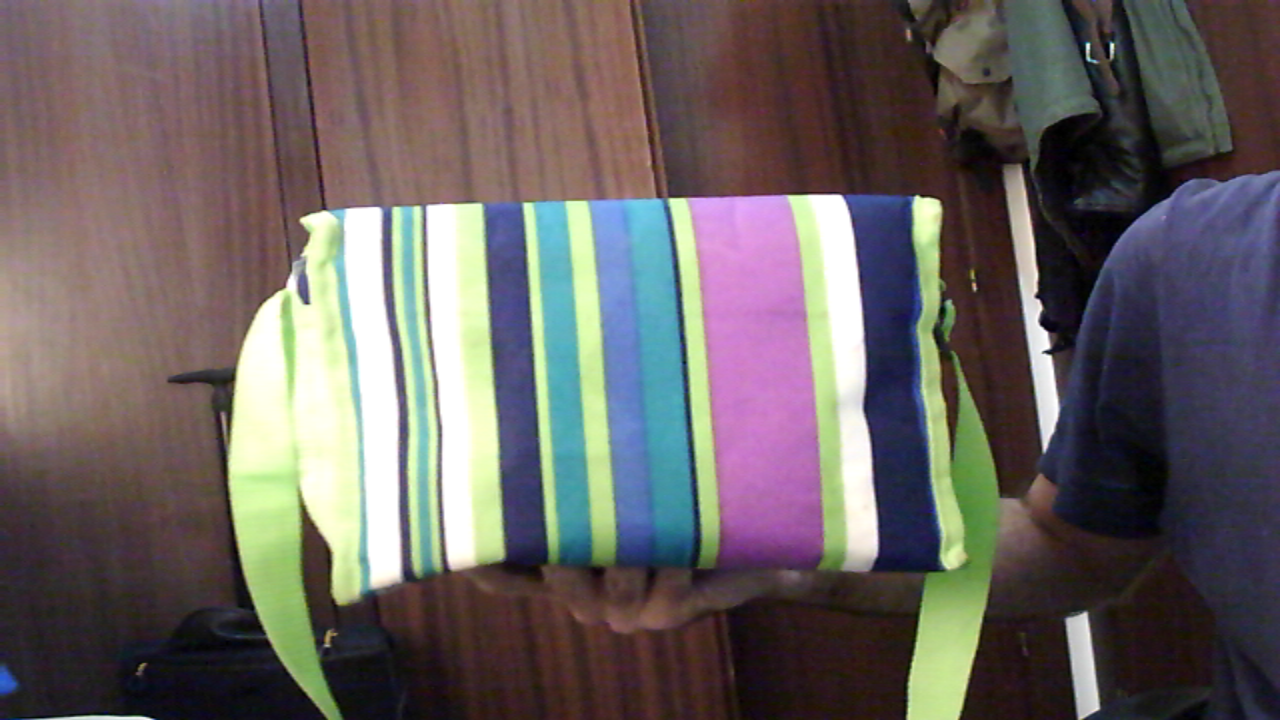
#> input picture code/bin/sets/02_set/images/left_image_1.png, 1280 x 720 px, found by its file name
$ python pica_1.py
#> lines starting #> are read from the running program, lines starting #| are printed output that depends on the picture
### code/Vision/Services/Matching/MatchInterestPointsWithOrb.py
import cv2
import numpy as np
import logging
import cProfile
from Vision.Components.GUI.Helpers import imShowTwoImages, drawlines
from datetime import datetime

class MatchInterestPointsWithOrb:
    def __init__(self, stereo_calibration):
        self.stereo_calibration = stereo_calibration
        self.orb_detector = cv2.ORB_create()

    def execute(self, image_a, image_b):
        image_a_borders = self.__get_border_image(image_a)
        image_b_borders = self.__get_border_image(image_b)

        image_a_borders_sampled = self.__remove_points(image_a_borders, 5)

        interest_points_a = np.array(cv2.findNonZero(image_a_borders_sampled), dtype=np.float32)
        interest_points_b, interest_points_b_by_row, interest_points_b_index = self.get_right_points_structure(image_b_borders)

        epilines_a = cv2.computeCorrespondEpilines(interest_points_a, 1, self.stereo_calibration['F'])
        epilines_a = epilines_a.reshape(-1, 3)

        pr = cProfile.Profile()
        pr.enable()
        points_left, points_right = self.__get_matched_points_with_image_b_map(
            interest_points_a,
            interest_points_b,
            interest_points_b_index,
            epilines_a,
            image_a,
            image_b
        )

        pr.disable()
        pr.print_stats()

        return points_left, points_right

    @staticmethod
    def __get_border_image(image):
        return cv2.Canny(image,100,200)

    @staticmethod
    def __remove_points(image, patch_size = 40):
        height, width = image.shape
        result = np.zeros((height, width), np.uint8)
        for row in range(10 + patch_size,height - (10 + patch_size)):
            for column in range(10 + patch_size,width - (10 + patch_size)):
                if image[row][column] == 255:
                    result[row][column] = 255
                    image[row-patch_size:row+patch_size,column-patch_size:column+patch_size] = 0

        return result

    @staticmethod
    def get_right_points_structure(border_image):
        non_zero_pixels = np.array(cv2.findNonZero(border_image), dtype=np.float32)
        non_zero_pixels_by_row = border_image.sum(axis=1) / 255
        non_zero_pixels_index = np.cumsum(non_zero_pixels_by_row)
        return non_zero_pixels, non_zero_pixels_by_row, non_zero_pixels_index

    def __get_matched_points_with_image_b_map(self, points_a, points_b, points_b_index, lines, image_a, image_b):
        height, width, depth = image_a.shape
        matches = []

        points_left = []
        points_right = []

        for line, point in zip(lines, points_a):
            limits = [
                int((-(0 * line[0]) - line[2]) / line[1]),
                int((-(width * line[0]) - line[2]) / line[1])
            ]
            limits[1] = limits[1] if limits[1] < image_a.shape[0] - 1 else image_a.shape[0] - 1
            limits[0] = limits[0] if limits[0] < image_a.shape[0] - 1 else image_a.shape[0] - 1
            limits.sort()

            interest_points_in_range = points_b[points_b_index[limits[0] - 1]:points_b_index[limits[1]]]

            line_function = np.array([
                [-line[0] / line[1]],
                [-1]
            ])

            new_array = np.dot(interest_points_in_range, line_function) - (line[2] / line[1])
            new_array = new_array.astype(int)
            if np.where(new_array == 0)[0].size is not 0:
                interest_points_in_line = np.unique(interest_points_in_range[np.where(new_array == 0)[0]], axis=0)

                key_point_1 = [cv2.KeyPoint(x[0][0], x[0][1], 1) for x in np.array([[[point[0][0], point[0][1]]]], dtype=np.float32)]
                key_points_in_line = [cv2.KeyPoint(x[0][0], x[0][1], 1) for x in interest_points_in_line]

                key_points_1, descriptors_1 = self.orb_detector.compute(image_a, np.array(key_point_1))
                key_points_2, descriptors_2 = self.orb_detector.compute(image_b, key_points_in_line)

                # Brute Force Matching
                if descriptors_1 is not None and descriptors_2 is not None:
                    bf = cv2.BFMatcher(cv2.NORM_HAMMING, crossCheck=True)
                    matches = bf.match(descriptors_1, descriptors_2)
                    matches = sorted(matches, key=lambda x: x.distance)

                    points_left.append(np.array([[key_point_1[0].pt[0], key_point_1[0].pt[1]]]))
                    points_right.append(np.array([[key_points_2[matches[0].queryIdx].pt[0], key_points_2[matches[0].queryIdx].pt[1]]]))

        return np.array(points_left), np.array(points_right)

    # [5 lines left out: function __match_column_patch, not called in this run]

    @staticmethod
    def __get_image_patch(image, position_x, position_y, height, width, depth = 1):
        return image[int(position_x-width):int(position_x+width), int(position_y-height):int(position_y+height), :]

### code/Commands/pica_1.py
import cv2
import yaml
import numpy as np

from Vision.Components.Reconstruction.Reconstructor3D import Reconstructor3D
from Vision.Services.Matching.MatchInterestPointsWithOrb import MatchInterestPointsWithOrb


if __name__ == '__main__':
    image_a = cv2.imread('bin/sets/set_10y_center/images/left_image_1.png')
#> image_a is the input picture: shape (720, 1280, 3); mean B, G, R 97, 97.8, 105
    image_b = cv2.imread('bin/sets/set_10y_center/images/right_image_1.png')
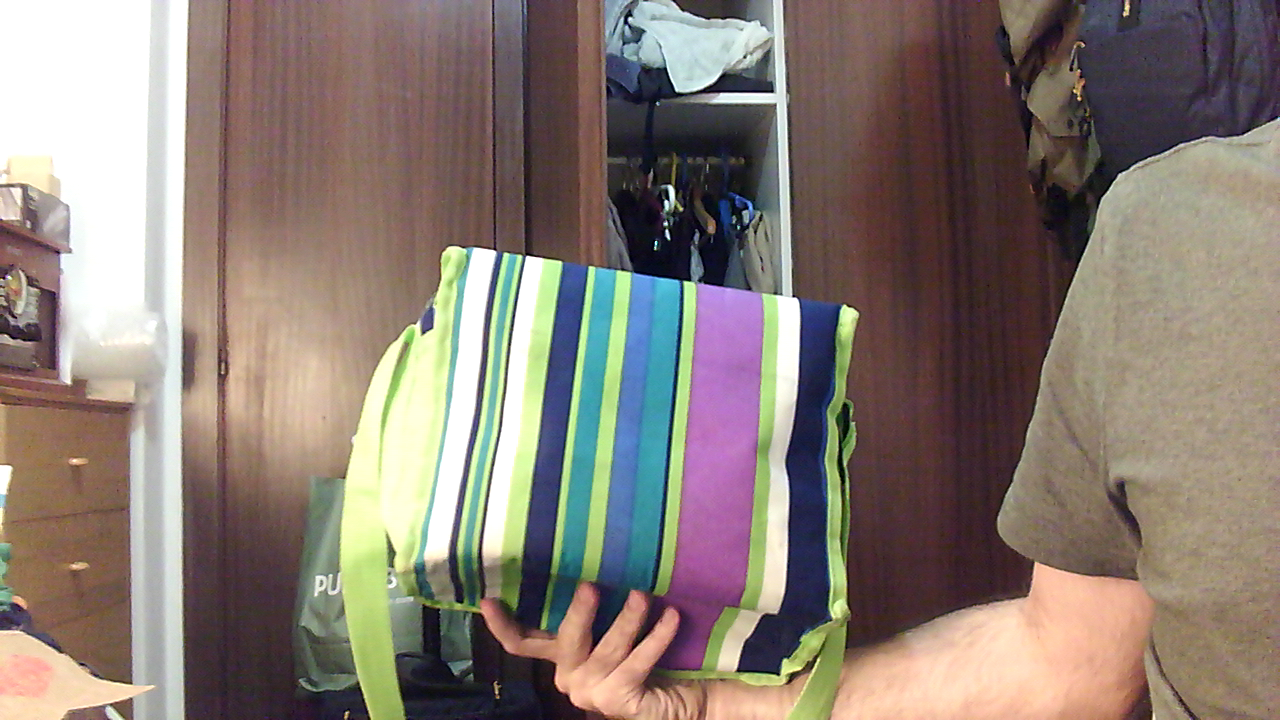
#> input picture code/bin/sets/04_set/images/right_image_1.png, 1280 x 720 px, found by its file name
#> image_b is the input picture: shape (720, 1280, 3); mean B, G, R 115.8, 124.3, 137

    with open("bin/sets/set_10y_center/calibrated_camera.yml", 'r') as stream:
        try:
            data = yaml.load(stream, Loader=yaml.UnsafeLoader)

            matcher = MatchInterestPointsWithOrb(data)
            points_left, points_right = matcher.execute(image_a, image_b)
#> in __get_border_image, `return cv2.Canny(image,100,200)`:
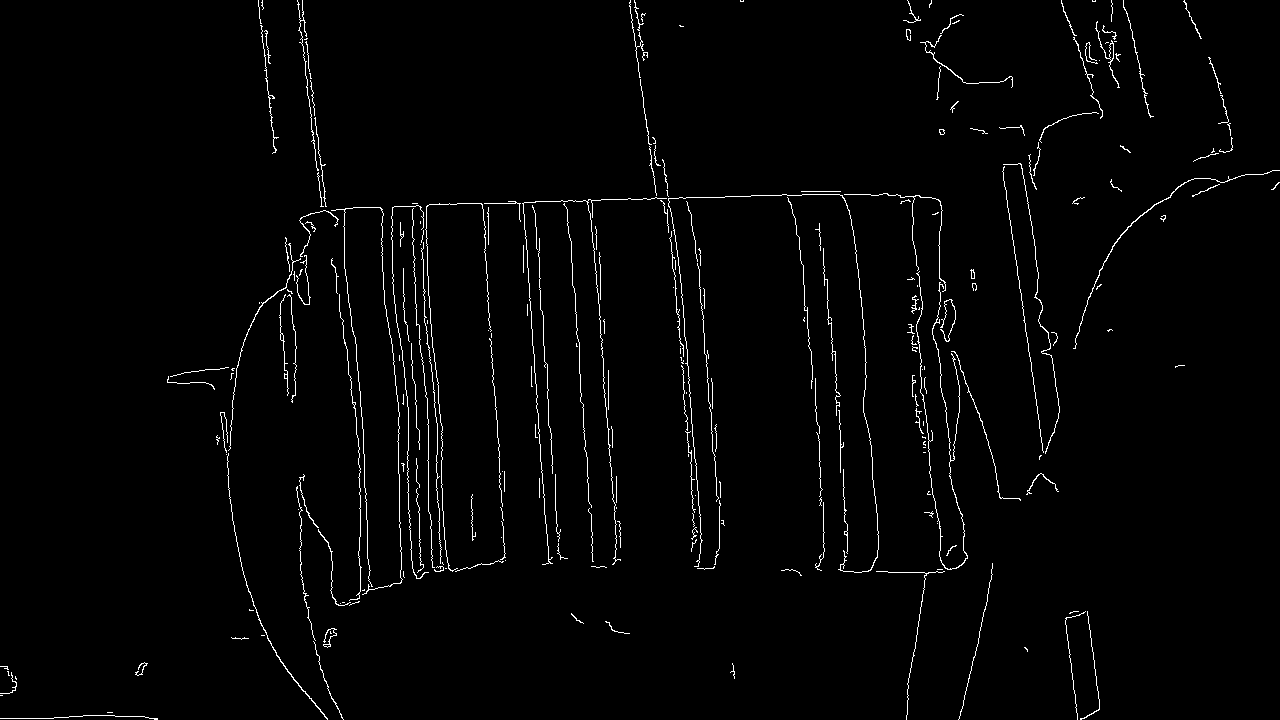
#> returned value: shape (720, 1280); 1.9% white in thin lines or dots
#> in __get_border_image (call 2), `return cv2.Canny(image,100,200)`: returned value: shape (720, 1280); 3.6% white in thin lines or dots
#> after the loop in __remove_points, `for row in range(10 + patch_size,height - (10 + patch_size)):`:
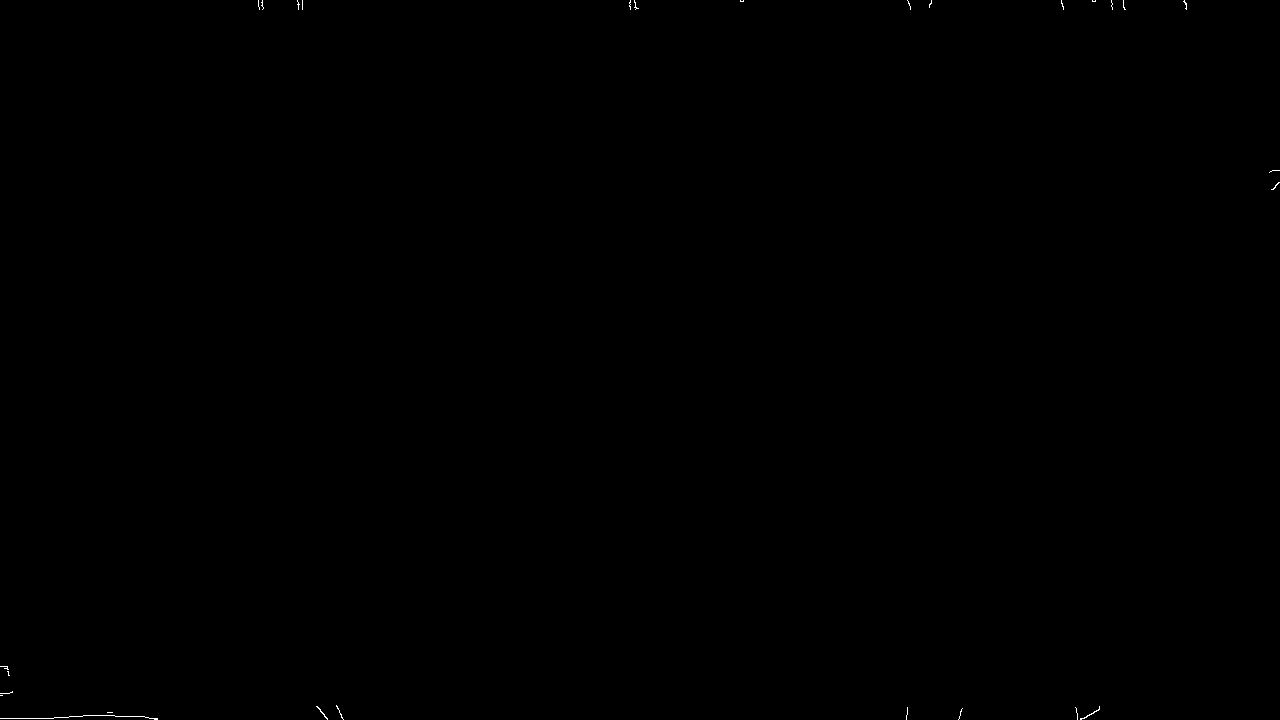
#> image: shape (720, 1280); 0.05% white in thin lines or dots
#> after the loop in __remove_points, `for row in range(10 + patch_size,height - (10 + patch_size)):`:
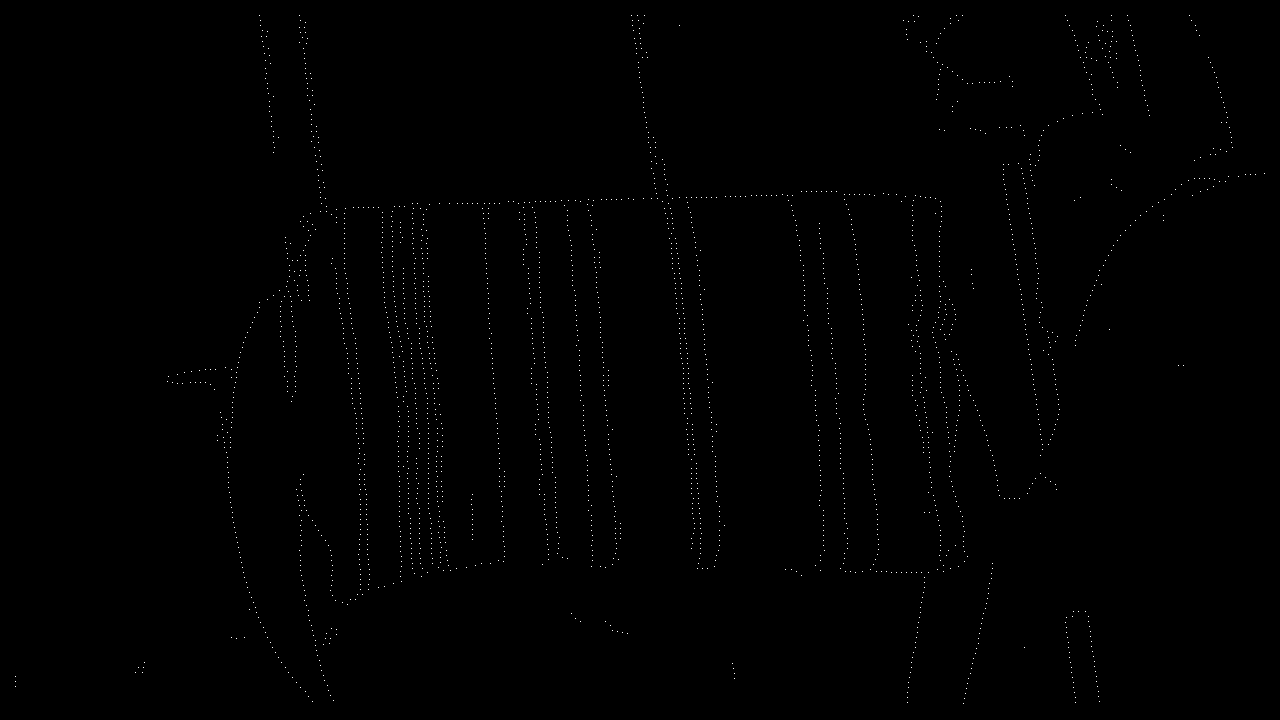
#> result: shape (720, 1280); 0.29% white in thin lines or dots
#> in execute, `interest_points_a = np.array(cv2.findNonZero(image_a_borders_sampled),..`: interest_points_a = 2718 rows, first 8: [259, 15], [299, 15], [631, 15], [637, 15], [644, 15], [913, 15], [956, 15], [962, 15]
#> in get_right_points_structure, `non_zero_pixels_by_row = border_image.sum(axis=1) / 255`: non_zero_pixels_by_row = 720 values, max 99 at index 92, min 15 at index 107, mean 45.58
#> in get_right_points_structure, `non_zero_pixels_index = np.cumsum(non_zero_pixels_by_row)`: non_zero_pixels_index = 720 values from 37 to 32820
#> in execute, `interest_points_b, interest_points_b_by_row, interest_points_b_index =..`: interest_points_b_by_row has the same summary as non_zero_pixels_by_row in get_right_points_structure
#> in execute, `epilines_a = cv2.computeCorrespondEpilines(interest_points_a, 1, self...`: epilines_a = 2718 rows, first 8: [-0.0538, 0.999, 19.64], [-0.054, 0.999, 22.62], [-0.0556, 0.998, 48.58], [-0.0556, 0.998, 49.07], [-0.0556, 0.998, 49.65], [-0.0571, 0.998, 72.51], [-0.0573, 0.998, 76.32], [-0.0573, 0.998, 76.85]
#> the loop in __get_matched_points_with_image_b_map, `for line, point in zip(lines, points_a):` made 1 pass
#> (line, point) on pass 1: ([-0.0538, 0.999, 19.64], [[259, 15]])
#> after the loop in __get_matched_points_with_image_b_map, `for line, point in zip(lines, points_a):`: points_left = []
#> (the run stopped early here; a loop or call above may not have finished)
